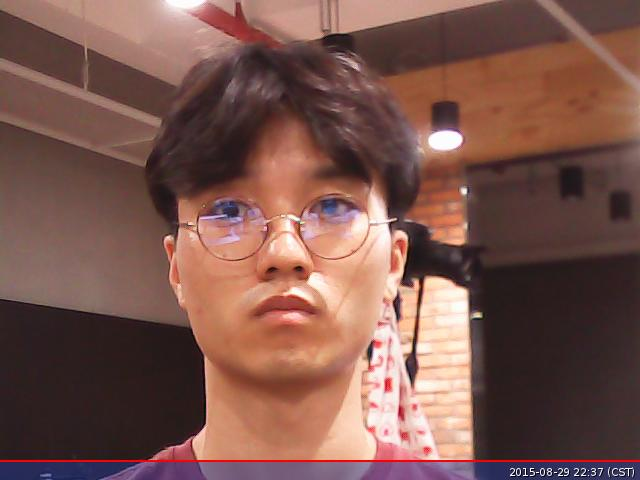
#> input picture image.jpg, 640 x 480 px
$ python crop.py
#> lines starting #> are read from the running program, lines starting #| are printed output that depends on the picture
from PIL import Image

X = 200
Y = 60
WIDTH = 240
HEIGHT = 320
img = Image.open("image.jpg")
#> img is the input picture: PIL image 640x480 RGB; mean R, G, B 122.9, 85.8, 77.6
img2 = img.crop((X, Y, X+WIDTH, Y+HEIGHT))
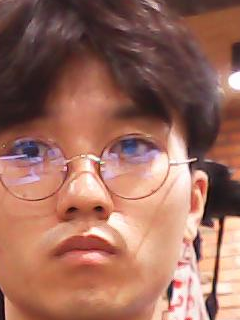
#> img2: PIL image 240x320 RGB; mean R, G, B 156.5, 107.3, 93
img2.save("img2.jpg")
